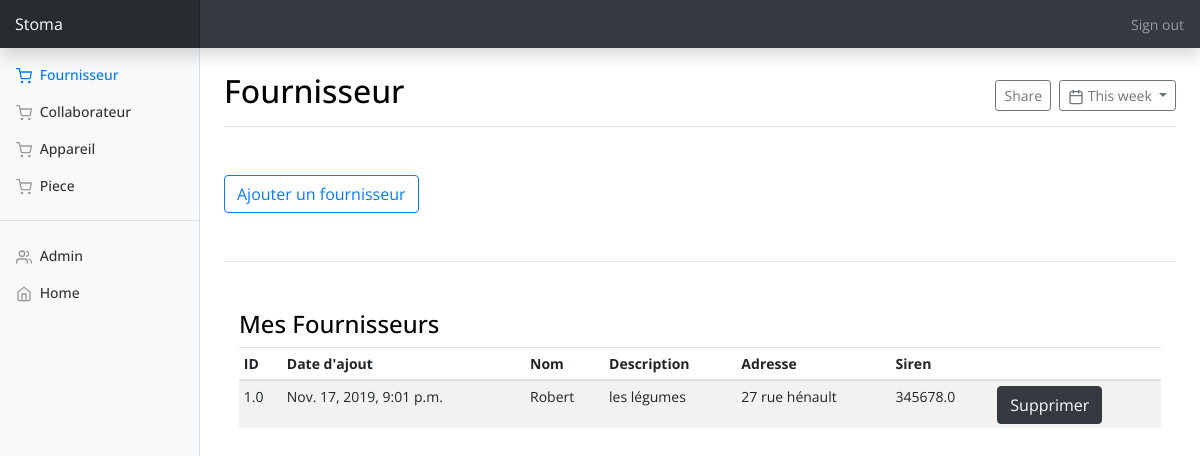
Screenshot of /fournisseur/ (signed in) with the database file from the repository.
### apps/fournisseur/models.py (models this page shows, shortened)
class Fournisseur(models.Model):
    date = models.DateTimeField(null=True, blank=True)
    id_fournisseur = models.FloatField(null=True, blank=True)
    name = models.CharField(max_length=70, null=True, blank=True)
    description = models.CharField(max_length=200, null=True, blank=True)
    adress = models.CharField(max_length=200, null=True, blank=True)
    zip_code = models.FloatField(null=True, blank=True)
    siren = models.FloatField(null=True, blank=True)
    user_username = models.CharField(max_length=150, null=True, blank=True)

### apps/fournisseur/views.py (the view)
# urls.py: path('fournisseur/', views.view_display_fournisseur, name='display_fournisseur'),
@login_required
def view_display_fournisseur(request):
    fournisseurs = Fournisseur.objects.filter(user_username=request.user.get_username())
    id_fournisseur = request.GET.get('get_id')
    if id_fournisseur:
	    fournisseurs_to_delete = fournisseurs.filter(id_fournisseur=id_fournisseur)
	    for fourn in fournisseurs_to_delete:
	    	fourn.delete()
    context = {'fournisseurs': fournisseurs}
    return render(request, 'fournisseur/display_fournisseur.html', context)

### apps/fournisseur/templates/fournisseur/display_fournisseur.html (shortened to what this page needs)
{% extends "home/base.html" %}
{% load static %}
{% block content %}
{% load crispy_forms_tags %}
<body>
<div class="upper-navbar">
    <nav class="navbar navbar-dark fixed-top bg-dark flex-md-nowrap p-0 shadow">
        <a class="navbar-brand col-sm-3 col-md-2 mr-0" href="{% url 'home' %}">Stoma</a>
        <ul class="navbar-nav px-3">
            <li class="nav-item text-nowrap">
                <a class="nav-link" href="{% url 'logout' %}">Sign out</a>
            </li>
        </ul>
    </nav>
</div>
<div class="container-fluid">
<div class="row">
<nav class="col-md-2 d-none d-md-block bg-light sidebar">
<div class="sidebar-sticky">
<ul class="nav flex-column">
<li class="nav-item">
<a class="nav-link active" href="{% url 'display_fournisseur' %}">
<span data-feather="shopping-cart"></span>
              Fournisseur
            </a>
</li>
<li class="nav-item">
<a class="nav-link" href="{% url 'display_collaborateur' %}">
<span data-feather="shopping-cart"></span>
              Collaborateur
            </a>
</li>
<li class="nav-item">
<a class="nav-link" href="{% url 'display_appareil' %}">
<span data-feather="shopping-cart"></span>
              Appareil
            </a>
</li>
<li class="nav-item">
<a class="nav-link" href="{% url 'display_piece' %}">
<span data-feather="shopping-cart"></span>
              Piece
            </a>
</li>
<hr/>
<li class="nav-item">
<a class="nav-link" href="{% url 'admin' %}">
<span data-feather="users"></span>
              Admin
</a>
</li>
<li class="nav-item">
<a class="nav-link" href="{% url 'home' %}">
<span data-feather="home"></span>
              Home <span class="sr-only">(current)</span>
</a>
</li>
</ul>
</div>
</nav>
</div>
</div>
<main class="col-md-9 ml-sm-auto col-lg-10 px-4" role="main">
<div class="d-flex justify-content-between flex-wrap flex-md-nowrap align-items-center pt-3 pb-2 mb-3 border-bottom">
<h1 class="h2">Fournisseur</h1>
<div class="btn-toolbar mb-2 mb-md-0">
<div class="btn-group mr-2">
<button class="btn btn-sm btn-outline-secondary" type="button">Share</button>
</div>
<button class="btn btn-sm btn-outline-secondary dropdown-toggle" type="button">
<span data-feather="calendar"></span>
            This week
          </button>
</div>
</div>
    <div class="container my-5">
        <div class="row">
            <a href="{% url 'register_fournisseur' %}">
                <button type="button" class="btn btn-outline-primary">
                    Ajouter un fournisseur
                </button>
            </a>
        </div>
    </div>
    <hr/>
    <div class="container my-5">
        <div class="row">
          <div class="col-md-12 order-md-1">
            <h4>Mes Fournisseurs</h4>
              <div class="table-responsive">
                <table class="table table-striped table-sm">
                  <thead>
                    <tr>
                      <th>ID</th>
                      <th>Date d'ajout</th>
                      <th>Nom</th>
                      <th>Description</th>
                      <th>Adresse</th>
                      <th>Siren</th>
                      <th></th>
                    </tr>
                  </thead>
                  <tbody>
                    {% for fournisseur in fournisseurs %}
                    <tr>
                      <td>{{fournisseur.id_fournisseur}}</td>
                      <td>{{fournisseur.date}}</td>
                      <td>{{fournisseur.name}}</td>
                      <td>{{fournisseur.description}}</td>
                      <td>{{fournisseur.adress}}</td>
                      <td>{{fournisseur.siren}}</td>
                      <td>
                        <form method='GET'>
                          <button class="btn btn-dark" type="submit" value="{{fournisseur.id_fournisseur}}" name="get_id">
                            Supprimer
                          </button>
                        </form>
                      </td>
                    </tr>
                    {% endfor %}
                  </tbody>
                </table>
              </div>
          </div>
        </div>
    </div>
</main>
</body>
{% endblock content %}

### apps/home/static/home/css/dashboard.css (style rules this page uses)
body { font-size: .875rem; }
.feather { width: 16px; height: 16px; vertical-align: text-bottom; }
.sidebar { position: fixed; top: 0; bottom: 0; left: 0; z-index: 100; padding: 0; box-shadow: inset -1px 0 0 rgba(0, 0, 0, .1); }
.sidebar-sticky { position: -webkit-sticky; position: sticky; top: 48px; height: calc(100vh - 48px); padding-top: .5rem; overflow-x: hidden; overflow-y: auto; }
.sidebar .nav-link { font-weight: 500; color: #333; }
.sidebar .nav-link .feather { margin-right: 4px; color: #999; }
.sidebar .nav-link.active { color: #007bff; }
.sidebar .nav-link:hover .feather, .sidebar .nav-link.active .feather { color: inherit; }
.navbar-brand { padding-top: .75rem; padding-bottom: .75rem; font-size: 1rem; background-color: rgba(0, 0, 0, .25); box-shadow: inset -1px 0 0 rgba(0, 0, 0, .25); }
.border-bottom { border-bottom: 1px solid #e5e5e5; }

### apps/home/static/home/css/listings_styles.css (style rules this page uses)
* { margin: 0; padding: 0; -webkit-font-smoothing: antialiased; -webkit-text-shadow: rgba(0,0,0,.01) 0 0 1px; text-shadow: rgba(0,0,0,.01) 0 0 1px; }
body { font-family: 'Open Sans', sans-serif; font-size: 14px; font-weight: 400; background: #FFFFFF; color: #a5a5a5; }
div { display: block; position: relative; -webkit-box-sizing: border-box; -moz-box-sizing: border-box; box-sizing: border-box; }
ul { list-style: none; margin-bottom: 0px; }
a, a:hover, a:visited, a:active, a:link { text-decoration: none; -webkit-font-smoothing: antialiased; -webkit-text-shadow: rgba(0,0,0,.01) 0 0 1px; text-shadow: rgba(0,0,0,.01) 0 0 1px; }

### apps/home/templates/home/base.html (style rules this page uses)
h1, h2, h3, h4, h5, h6 { color:black; -webkit-font-smoothing: antialiased; }
.upper-navbar { height: 7vh; }

### rows the page displays
Fournisseur: id_fournisseur "1.0", date "Nov. 17, 2019, 9:01 p.m.", name "Robert", description "les légumes", adress "27 rue hénault", siren "345678.0"
